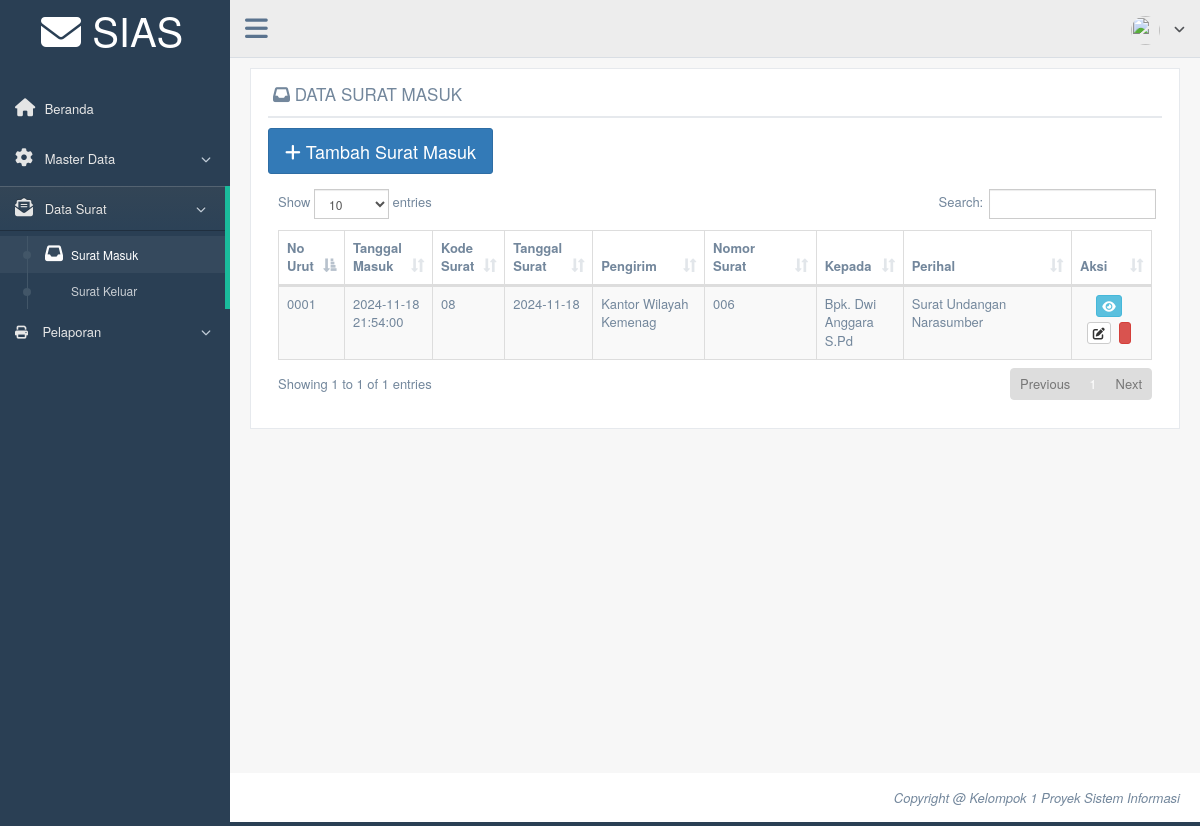
The app's page /admin/datasuratmasuk.php, older data.
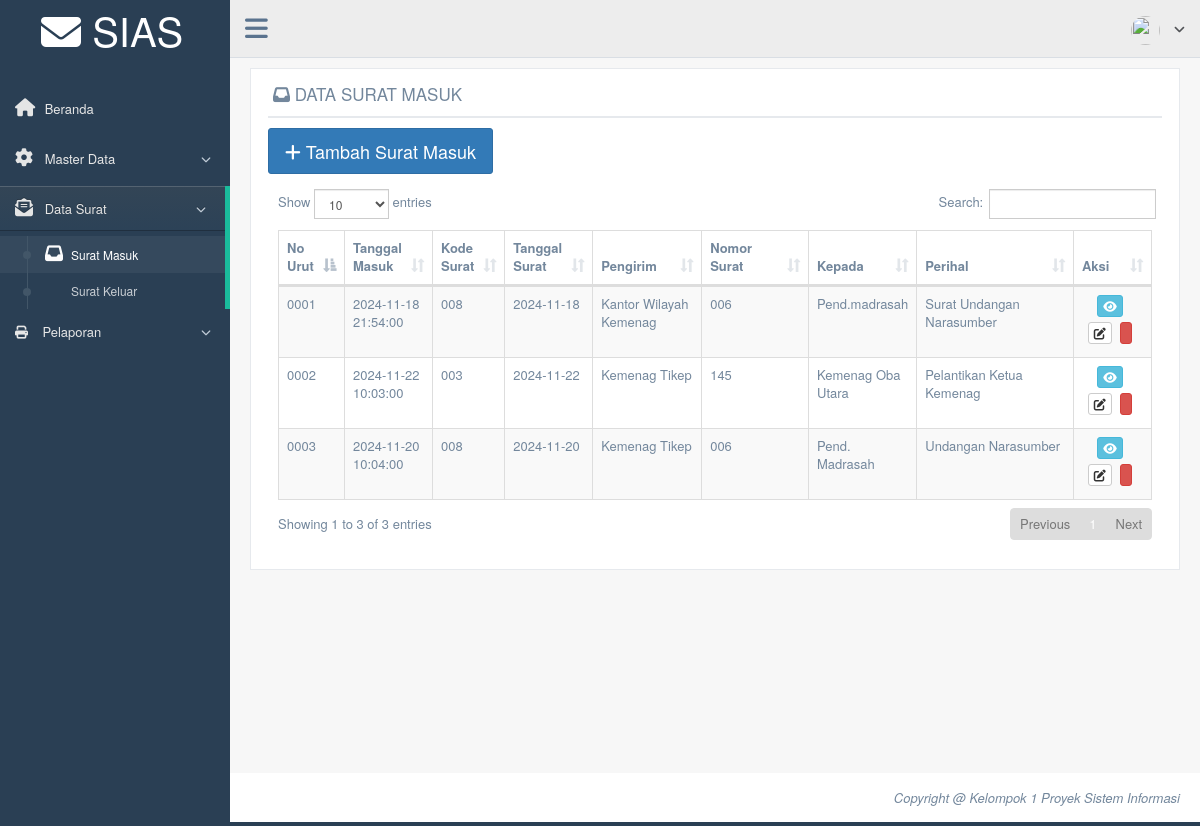
The same page, newer data.
### tables this page shows
CREATE TABLE `tb_suratmasuk` (
  `id_suratmasuk` int(11) NOT NULL,
  `tanggalmasuk_suratmasuk` datetime NOT NULL DEFAULT current_timestamp(),
  `kode_suratmasuk` varchar(10) NOT NULL,
  `nomorurut_suratmasuk` varchar(7) NOT NULL,
  `nomor_suratmasuk` varchar(25) NOT NULL,
  `tanggalsurat_suratmasuk` date NOT NULL,
  `pengirim` varchar(255) NOT NULL,
  `kepada_suratmasuk` varchar(255) NOT NULL,
  `perihal_suratmasuk` text NOT NULL,
  `file_suratmasuk` varchar(255) NOT NULL,
  `operator` varchar(50) NOT NULL,
  `tanggal_entry` datetime NOT NULL DEFAULT current_timestamp(),
  `disposisi1` varchar(50) NOT NULL,
  `tanggal_disposisi1` datetime NOT NULL DEFAULT current_timestamp(),
  `disposisi2` varchar(50) NOT NULL,
  `tanggal_disposisi2` varchar(25) NOT NULL,
  `disposisi3` varchar(50) NOT NULL,
  `tanggal_disposisi3` datetime NOT NULL DEFAULT current_timestamp()
);

### admin/datasuratmasuk.php (the view, shortened to what this page needs)
<!DOCTYPE html>
<html lang="en">
  <head>
    <link href="../assets/vendors/bootstrap/dist/css/bootstrap.min.css" rel="stylesheet">
    <link href="../assets/vendors/font-awesome/css/font-awesome.min.css" rel="stylesheet">
    <link rel="stylesheet" href="https://cdnjs.cloudflare.com/ajax/libs/font-awesome/6.6.0/css/all.min.css">
    <link href="../assets/vendors/nprogress/nprogress.css" rel="stylesheet">
    <link href="../assets/vendors/iCheck/skins/flat/green.css" rel="stylesheet">
    <link href="../assets/vendors/datatables.net-bs/css/dataTables.bootstrap.min.css" rel="stylesheet">
    <link href="../assets/vendors/datatables.net-buttons-bs/css/buttons.bootstrap.min.css" rel="stylesheet">
    <link href="../assets/vendors/datatables.net-fixedheader-bs/css/fixedHeader.bootstrap.min.css" rel="stylesheet">
    <link href="../assets/vendors/datatables.net-responsive-bs/css/responsive.bootstrap.min.css" rel="stylesheet">
    <link href="../assets/vendors/datatables.net-scroller-bs/css/scroller.bootstrap.min.css" rel="stylesheet">
    <link href="../assets/build/css/custom.min.css" rel="stylesheet">
  </head>
  <body class="nav-md">
    <div class="container body">
      <div class="main_container">
        <?php
        include("sidebarmenu.php");
        ?>
        <?php
        include("header.php");
        ?>
        <div class="right_col" role="main">
          <div class="">
            <div class="row">
              <div class="col-md-12 col-sm-12 col-xs-12">
                <div class="x_panel">
                  <div class="x_title">
                  <h2><i class="fa  fa-inbox"></i>&nbsp;DATA SURAT MASUK</h2>
                    <div class="clearfix"></div>
                  </div>
                  <a href="inputsuratmasuk.php"><button type="button" class="btn btn-primary btn-lg"><i class="fa fa-plus"></i> Tambah Surat Masuk</button></a>
                  <div class="x_content">
                  <div class="x_content">
                              <?php
                              include '../koneksi/koneksi.php';
                              $sql1  		= "SELECT * FROM tb_suratmasuk order by	id_suratmasuk asc";
                              $query1  	= mysqli_query($db, $sql1);
                              $total		= mysqli_num_rows($query1);
                              if ($total == 0) {
                                echo"<center><h2>Belum Ada Data Surat Masuk</h2></center>";
                              }
                              else{?>
                    <table id="datatable" class="table table-striped table-bordered">
                      <thead>
                        <tr>
                          <th width="3%">No Urut</th>
                          <th width="10%">Tanggal Masuk</th>
                          <th width="3%">Kode Surat</th>
                          <th width="10%">Tanggal Surat</th>
                          <th width="14%">Pengirim</th>
                          <th width="15%">Nomor Surat</th>
                          <th width="10%">Kepada</th>
                          <th width="25%">Perihal</th>
                          <th width="15%">Aksi</th>
                        </tr>
                      </thead>
                      <tbody>
                            <?php
                            while($data = mysqli_fetch_array($query1)){
                              echo'<tr>
                              <td>	'. $data['nomorurut_suratmasuk'].'  	</td>
                              <td>	'. $data['tanggalmasuk_suratmasuk'].'		</td>
                              <td>	'. $data['kode_suratmasuk'].'	</td>
                              <td>	'. $data['tanggalsurat_suratmasuk'].'	</td>
                              <td>	'. $data['pengirim'].'  		</td>
                              <td>	'. $data['nomor_suratmasuk'].'  		</td>
                              <td>	'. $data['kepada_suratmasuk'].'		</td>
                              <td>  '. $data['perihal_suratmasuk'].'  </td>
                              <td style="text-align:center;">
                              <a href=detail-suratmasuk.php?id_suratmasuk='.$data['id_suratmasuk'].'><button type="button" title="Detail" class="btn btn-info btn-xs"><i class="fa fa-eye"></i></button></a>
                              <a href=editsuratmasuk.php?id_suratmasuk='.$data['id_suratmasuk'].'><button type="button" title="Edit" class="btn btn-default btn-xs"><i class="fa fa-edit"></i></button></a>
                              <a onclick="return konfirmasi()" href="proses/proses_hapussuratmasuk.php?id_suratmasuk='.$data['id_suratmasuk'].'"><button type="button" title="Hapus" class="btn btn-danger btn-xs"><i class="fa fa-trash-o"></i></button></a></td>
                              </tr>';
                            }
                            ?>
                      </tbody>
                    </table>
                   <?php } ?>
                  </div>
                  </div>
                </div>
              </div>
            </div>
          </div>
        </div>
        <footer>
          <div class="pull-right" style="font-style: italic;">
            Copyright @ Kelompok 1 Proyek Sistem Informasi
          </div>
          <div class="clearfix"></div>
        </footer>
      </div>
    </div>
  </body>
</html>

### admin/sidebarmenu.php (shortened to what this page needs)
<div class="col-md-3 left_col">
  <div class="left_col scroll-view">
    <div class="navbar nav_title" >
      <a href="index.php" style="color: white; font-size: 40px; margin-top: 2px; margin-left:40px;"><i class="fa fa-envelope" ></i> <span>SIAS</span></a>
    </div>
    <br />
    <div id="sidebar-menu" class="main_menu_side hidden-print main_menu">
      <div class="menu_section">
        <ul class="nav side-menu">
          <li>
          <a href="index.php"><i class="fa fa-home"></i> Beranda </a>
          </li>
          <li><a><i class="fa fa-gear"></i> Master Data <span class="fa fa-chevron-down"></span></a>
          </li>
          <li><a><i class="fa fa-envelope-open-text"></i> Data Surat <span class="fa fa-chevron-down"></span></a>
            <ul class="nav child_menu">
              <li><a href="datasuratmasuk.php"><i class="fa  fa-inbox"></i>Surat Masuk</a></li>
              <li><a href="datasuratkeluar.php"><i class="fa fa-send"></i>Surat Keluar</a></li>
            </ul>
          </li>
          <li><a><i class="fa-solid fa-print"></i>&nbsp; &nbsp; Pelaporan <span class="fa fa-chevron-down"></span></a>
          </li>
        </ul>
      </div>
    </div>
  </div>
</div>

### admin/header.php (shortened to what this page needs)
<?php
include '../koneksi/koneksi.php';
$sql  		= "SELECT * FROM tb_admin where id_admin='".$_SESSION['id']."'";
$query  	= mysqli_query($db, $sql);
$data 		= mysqli_fetch_array($query);
?>
        <div class="top_nav">
          <div class="nav_menu">
            <nav>
              <div class="nav toggle">
                <a id="menu_toggle"><i class="fa fa-bars"></i></a>
              </div>
              <ul class="nav navbar-nav navbar-right">
                <li class="">
                  <a href="javascript:;" class="user-profile dropdown-toggle" data-toggle="dropdown" aria-expanded="false">
                    <img src="images/<?php echo $data['gambar']; ?>" alt=""><?php echo $_SESSION['nama'];?>
                    <span class=" fa fa-angle-down"></span>
                  </a>
                </li>
              </ul>
            </nav>
          </div>
        </div>

Row changes from the older to the newer data that the page shows:
changed tb_suratmasuk "Kantor Wilayah Kemenag": kode_suratmasuk "08" → "008"; kepada_suratmasuk "Bpk. Dwi Anggara S.Pd" → "Pend.madrasah"
added tb_suratmasuk: nomorurut_suratmasuk "0002", tanggalmasuk_suratmasuk "2024-11-22 10:03:00", kode_suratmasuk "003", tanggalsurat_suratmasuk "2024-11-22", pengirim "Kemenag Tikep", nomor_suratmasuk "145", kepada_suratmasuk "Kemenag Oba Utara", perihal_suratmasuk "Pelantikan Ketua Kemenag"
added tb_suratmasuk: nomorurut_suratmasuk "0003", tanggalmasuk_suratmasuk "2024-11-20 10:04:00", kode_suratmasuk "008", tanggalsurat_suratmasuk "2024-11-20", pengirim "Kemenag Tikep", nomor_suratmasuk "006", kepada_suratmasuk "Pend. Madrasah", perihal_suratmasuk "Undangan Narasumber"
Text that changed along with them:
text written by a page script: "Show entries Search: Showing 1 to 1 of 1 entries Previous 1 Next" → "Show entries Search: Showing 1 to 3 of 3 entries Previous 1 Next"
